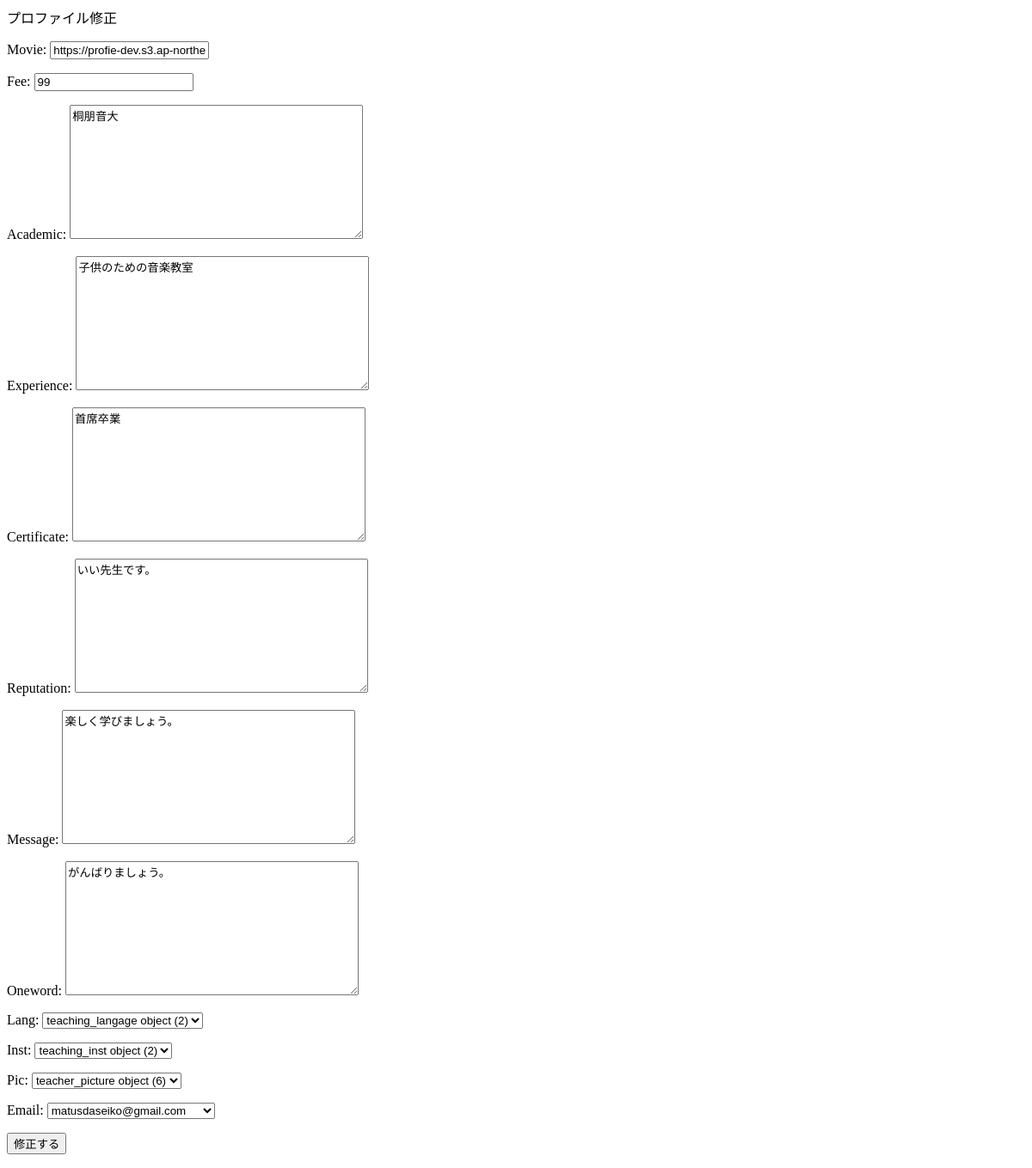
Page /music/4/update/ on the earlier database version.
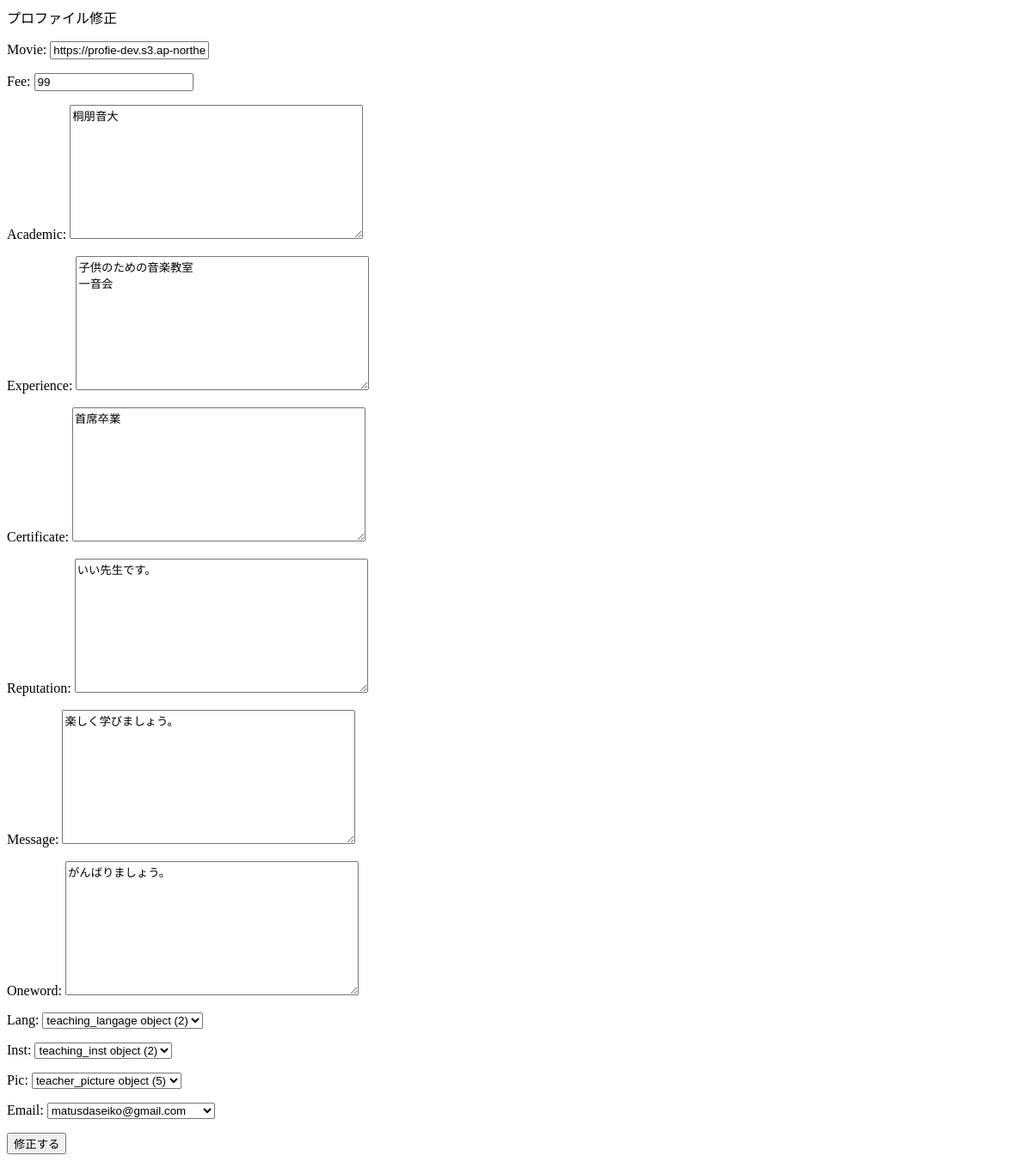
Same page on the later database version.
### music/models.py (models this page shows, shortened)
class  Teacher(models.Model):
    movie = models.URLField(max_length=200, null=True, blank=True)
    fee = models.IntegerField( validators=[MinValueValidator(0), MaxValueValidator(100)] , null=True, blank=True)
    academic = models.TextField(max_length=500)
    experience = models.TextField(max_length=500)
    certificate = models.TextField(max_length=500)
    reputation = models.TextField(max_length=500, null=True, blank=True)
    message = models.TextField(max_length=500)
    oneword = models.TextField(max_length=500)
    lang = models.ForeignKey(teaching_langage, on_delete=models.CASCADE, null=True, blank=True)
    inst = models.ForeignKey(teaching_inst, on_delete=models.CASCADE, null=True, blank=True)
    pic = models.ForeignKey(teacher_picture, on_delete=models.CASCADE, null=True, blank=True)
    user_id = models.ForeignKey(User, on_delete=models.CASCADE, verbose_name='email',default="9999")

### music/views.py (the view)
# urls.py: path('music/<int:pk>/update/', views.UpdateMusicView.as_view(), name='update-music'),
class UpdateMusicView(UpdateView):
    model = Teacher
    fields = ("movie","fee","academic","experience","certificate","reputation","message","oneword","lang","inst","pic","user_id")
    template_name = 'music/music_update.html'
    success_url = '/music/'

### music/templates/music/music_update.html (shortened to what this page needs)
{% block content%}
    <form method='post'>{% csrf_token%}
        {{ form.as_p }}
     <button type='submit'>修正する</button>
    </form>
{% endblock %}

Differences in the rows shown:
changed Teacher "桐朋音大": experience "子供のための音楽教室" → "子供のための音楽教室 一音会"; pic "teacher_picture object (6)" → "teacher_picture object (5)"
